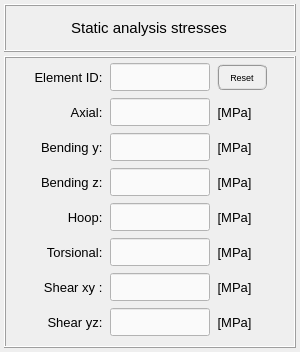
<?xml version="1.0" encoding="UTF-8"?>
<ui version="4.0">
 <class>Form</class>
 <widget class="QWidget" name="Form">
  <property name="geometry">
   <rect>
    <x>0</x>
    <y>0</y>
    <width>300</width>
    <height>352</height>
   </rect>
  </property>
  <property name="minimumSize">
   <size>
    <width>0</width>
    <height>352</height>
   </size>
  </property>
  <property name="maximumSize">
   <size>
    <width>16777215</width>
    <height>352</height>
   </size>
  </property>
  <property name="windowTitle">
   <string>Form</string>
  </property>
  <layout class="QGridLayout" name="gridLayout_3">
   <property name="leftMargin">
    <number>4</number>
   </property>
   <property name="topMargin">
    <number>4</number>
   </property>
   <property name="rightMargin">
    <number>4</number>
   </property>
   <property name="bottomMargin">
    <number>4</number>
   </property>
   <property name="spacing">
    <number>4</number>
   </property>
   <item row="0" column="0">
    <widget class="QFrame" name="frame_title">
     <property name="minimumSize">
      <size>
       <width>0</width>
       <height>48</height>
      </size>
     </property>
     <property name="maximumSize">
      <size>
       <width>16777215</width>
       <height>48</height>
      </size>
     </property>
     <property name="frameShape">
      <enum>QFrame::Box</enum>
     </property>
     <property name="frameShadow">
      <enum>QFrame::Raised</enum>
     </property>
     <layout class="QGridLayout" name="gridLayout">
      <property name="leftMargin">
       <number>0</number>
      </property>
      <property name="topMargin">
       <number>0</number>
      </property>
      <property name="rightMargin">
       <number>2</number>
      </property>
      <property name="bottomMargin">
       <number>0</number>
      </property>
      <property name="spacing">
       <number>0</number>
      </property>
      <item row="0" column="0">
       <widget class="QLabel" name="label">
        <property name="minimumSize">
         <size>
          <width>0</width>
          <height>32</height>
         </size>
        </property>
        <property name="maximumSize">
         <size>
          <width>300</width>
          <height>32</height>
         </size>
        </property>
        <property name="font">
         <font>
          <pointsize>11</pointsize>
          <weight>50</weight>
          <bold>false</bold>
         </font>
        </property>
        <property name="frameShape">
         <enum>QFrame::NoFrame</enum>
        </property>
        <property name="frameShadow">
         <enum>QFrame::Raised</enum>
        </property>
        <property name="text">
         <string>Static analysis stresses</string>
        </property>
        <property name="alignment">
         <set>Qt::AlignCenter</set>
        </property>
       </widget>
      </item>
     </layout>
    </widget>
   </item>
   <item row="1" column="0">
    <widget class="QFrame" name="frame_responses">
     <property name="minimumSize">
      <size>
       <width>0</width>
       <height>0</height>
      </size>
     </property>
     <property name="maximumSize">
      <size>
       <width>16777215</width>
       <height>16777215</height>
      </size>
     </property>
     <property name="font">
      <font>
       <pointsize>7</pointsize>
      </font>
     </property>
     <property name="frameShape">
      <enum>QFrame::Box</enum>
     </property>
     <property name="frameShadow">
      <enum>QFrame::Raised</enum>
     </property>
     <layout class="QGridLayout" name="gridLayout_2">
      <property name="leftMargin">
       <number>0</number>
      </property>
      <property name="topMargin">
       <number>0</number>
      </property>
      <property name="rightMargin">
       <number>0</number>
      </property>
      <property name="bottomMargin">
       <number>0</number>
      </property>
      <property name="horizontalSpacing">
       <number>4</number>
      </property>
      <property name="verticalSpacing">
       <number>2</number>
      </property>
      <item row="0" column="4">
       <widget class="QFrame" name="frame_4">
        <property name="frameShape">
         <enum>QFrame::NoFrame</enum>
        </property>
        <property name="frameShadow">
         <enum>QFrame::Raised</enum>
        </property>
        <layout class="QGridLayout" name="gridLayout_5">
         <property name="leftMargin">
          <number>0</number>
         </property>
         <property name="topMargin">
          <number>0</number>
         </property>
         <property name="rightMargin">
          <number>0</number>
         </property>
         <property name="bottomMargin">
          <number>0</number>
         </property>
         <property name="spacing">
          <number>0</number>
         </property>
        </layout>
       </widget>
      </item>
      <item row="0" column="2">
       <widget class="QLineEdit" name="lineEdit_element_id">
        <property name="minimumSize">
         <size>
          <width>80</width>
          <height>28</height>
         </size>
        </property>
        <property name="maximumSize">
         <size>
          <width>100</width>
          <height>28</height>
         </size>
        </property>
        <property name="sizeIncrement">
         <size>
          <width>0</width>
          <height>0</height>
         </size>
        </property>
        <property name="baseSize">
         <size>
          <width>0</width>
          <height>0</height>
         </size>
        </property>
        <property name="font">
         <font>
          <pointsize>10</pointsize>
          <weight>50</weight>
          <bold>false</bold>
         </font>
        </property>
        <property name="styleSheet">
         <string notr="true">QLineEdit{color: rgb(0, 0, 0); background-color: rgb(250, 250, 250)}
QLineEdit:disabled{color: rgb(100, 100, 100); background-color: rgb(240, 240, 240)}</string>
        </property>
        <property name="alignment">
         <set>Qt::AlignCenter</set>
        </property>
       </widget>
      </item>
      <item row="2" column="1">
       <widget class="QLabel" name="label_3">
        <property name="minimumSize">
         <size>
          <width>80</width>
          <height>28</height>
         </size>
        </property>
        <property name="maximumSize">
         <size>
          <width>80</width>
          <height>28</height>
         </size>
        </property>
        <property name="font">
         <font>
          <pointsize>10</pointsize>
          <weight>50</weight>
          <bold>false</bold>
         </font>
        </property>
        <property name="text">
         <string>Bending y: </string>
        </property>
        <property name="alignment">
         <set>Qt::AlignRight|Qt::AlignTrailing|Qt::AlignVCenter</set>
        </property>
       </widget>
      </item>
      <item row="1" column="2">
       <widget class="QLineEdit" name="lineEdit_axial_stress">
        <property name="minimumSize">
         <size>
          <width>80</width>
          <height>28</height>
         </size>
        </property>
        <property name="maximumSize">
         <size>
          <width>100</width>
          <height>28</height>
         </size>
        </property>
        <property name="sizeIncrement">
         <size>
          <width>0</width>
          <height>0</height>
         </size>
        </property>
        <property name="baseSize">
         <size>
          <width>0</width>
          <height>0</height>
         </size>
        </property>
        <property name="font">
         <font>
          <pointsize>10</pointsize>
         </font>
        </property>
        <property name="styleSheet">
         <string notr="true">QLineEdit{color: rgb(0, 0, 0); background-color: rgb(250, 250, 250)}
QLineEdit:disabled{color: rgb(100, 100, 100); background-color: rgb(240, 240, 240)}</string>
        </property>
        <property name="alignment">
         <set>Qt::AlignCenter</set>
        </property>
       </widget>
      </item>
      <item row="4" column="2">
       <widget class="QLineEdit" name="lineEdit_hoop_stress">
        <property name="minimumSize">
         <size>
          <width>80</width>
          <height>28</height>
         </size>
        </property>
        <property name="maximumSize">
         <size>
          <width>100</width>
          <height>28</height>
         </size>
        </property>
        <property name="sizeIncrement">
         <size>
          <width>0</width>
          <height>0</height>
         </size>
        </property>
        <property name="baseSize">
         <size>
          <width>0</width>
          <height>0</height>
         </size>
        </property>
        <property name="font">
         <font>
          <pointsize>10</pointsize>
         </font>
        </property>
        <property name="styleSheet">
         <string notr="true">QLineEdit{color: rgb(0, 0, 0); background-color: rgb(250, 250, 250)}
QLineEdit:disabled{color: rgb(100, 100, 100); background-color: rgb(240, 240, 240)}</string>
        </property>
        <property name="alignment">
         <set>Qt::AlignCenter</set>
        </property>
       </widget>
      </item>
      <item row="0" column="3">
       <widget class="QFrame" name="frame">
        <property name="minimumSize">
         <size>
          <width>60</width>
          <height>28</height>
         </size>
        </property>
        <property name="maximumSize">
         <size>
          <width>60</width>
          <height>28</height>
         </size>
        </property>
        <property name="frameShape">
         <enum>QFrame::NoFrame</enum>
        </property>
        <property name="frameShadow">
         <enum>QFrame::Raised</enum>
        </property>
        <layout class="QGridLayout" name="gridLayout_6">
         <property name="leftMargin">
          <number>0</number>
         </property>
         <property name="topMargin">
          <number>0</number>
         </property>
         <property name="rightMargin">
          <number>4</number>
         </property>
         <property name="bottomMargin">
          <number>0</number>
         </property>
         <property name="spacing">
          <number>0</number>
         </property>
         <item row="0" column="0">
          <widget class="QPushButton" name="pushButton_reset">
           <property name="minimumSize">
            <size>
             <width>50</width>
             <height>26</height>
            </size>
           </property>
           <property name="maximumSize">
            <size>
             <width>50</width>
             <height>26</height>
            </size>
           </property>
           <property name="styleSheet">
            <string notr="true">QPushButton{border-radius: 6px; border-color: rgb(150, 150, 150); border-style: ridge; border-width: 2px; color: rgb(0, 0, 0); background-color: rgb(240, 240, 240); font: 75 10pt &quot;MS Shell Dlg 2&quot;}
QPushButton:hover{border-radius: 6px; border-color: rgb(0, 170, 255); border-style: ridge; border-width: 2px; color: rgb(0, 0, 0); background-color: rgba(174, 213, 255, 100); font: 75 10pt &quot;MS Shell Dlg 2&quot;}
QPushButton:pressed{border-radius: 6px; border-color: rgb(0, 170, 255); border-style: ridge; border-width: 3px; color: rgb(0, 0, 0); background-color: rgb(174, 213, 255); font: 75 10pt &quot;MS Shell Dlg 2&quot;}</string>
           </property>
           <property name="text">
            <string>Reset</string>
           </property>
          </widget>
         </item>
        </layout>
       </widget>
      </item>
      <item row="2" column="2">
       <widget class="QLineEdit" name="lineEdit_bending_stress_y">
        <property name="minimumSize">
         <size>
          <width>80</width>
          <height>28</height>
         </size>
        </property>
        <property name="maximumSize">
         <size>
          <width>100</width>
          <height>28</height>
         </size>
        </property>
        <property name="sizeIncrement">
         <size>
          <width>0</width>
          <height>0</height>
         </size>
        </property>
        <property name="baseSize">
         <size>
          <width>0</width>
          <height>0</height>
         </size>
        </property>
        <property name="font">
         <font>
          <pointsize>10</pointsize>
         </font>
        </property>
        <property name="styleSheet">
         <string notr="true">QLineEdit{color: rgb(0, 0, 0); background-color: rgb(250, 250, 250)}
QLineEdit:disabled{color: rgb(100, 100, 100); background-color: rgb(240, 240, 240)}</string>
        </property>
        <property name="alignment">
         <set>Qt::AlignCenter</set>
        </property>
       </widget>
      </item>
      <item row="1" column="1">
       <widget class="QLabel" name="label_2">
        <property name="minimumSize">
         <size>
          <width>80</width>
          <height>28</height>
         </size>
        </property>
        <property name="maximumSize">
         <size>
          <width>80</width>
          <height>28</height>
         </size>
        </property>
        <property name="font">
         <font>
          <pointsize>10</pointsize>
          <weight>50</weight>
          <bold>false</bold>
         </font>
        </property>
        <property name="text">
         <string>Axial: </string>
        </property>
        <property name="alignment">
         <set>Qt::AlignRight|Qt::AlignTrailing|Qt::AlignVCenter</set>
        </property>
       </widget>
      </item>
      <item row="4" column="1">
       <widget class="QLabel" name="label_5">
        <property name="minimumSize">
         <size>
          <width>80</width>
          <height>28</height>
         </size>
        </property>
        <property name="maximumSize">
         <size>
          <width>80</width>
          <height>28</height>
         </size>
        </property>
        <property name="font">
         <font>
          <pointsize>10</pointsize>
          <weight>50</weight>
          <bold>false</bold>
         </font>
        </property>
        <property name="text">
         <string>Hoop: </string>
        </property>
        <property name="alignment">
         <set>Qt::AlignRight|Qt::AlignTrailing|Qt::AlignVCenter</set>
        </property>
       </widget>
      </item>
      <item row="4" column="3">
       <widget class="QLabel" name="label_18">
        <property name="minimumSize">
         <size>
          <width>60</width>
          <height>28</height>
         </size>
        </property>
        <property name="maximumSize">
         <size>
          <width>60</width>
          <height>28</height>
         </size>
        </property>
        <property name="font">
         <font>
          <pointsize>10</pointsize>
          <weight>50</weight>
          <bold>false</bold>
         </font>
        </property>
        <property name="text">
         <string> [MPa]</string>
        </property>
        <property name="alignment">
         <set>Qt::AlignLeading|Qt::AlignLeft|Qt::AlignVCenter</set>
        </property>
       </widget>
      </item>
      <item row="3" column="3">
       <widget class="QLabel" name="label_19">
        <property name="minimumSize">
         <size>
          <width>60</width>
          <height>28</height>
         </size>
        </property>
        <property name="maximumSize">
         <size>
          <width>60</width>
          <height>28</height>
         </size>
        </property>
        <property name="font">
         <font>
          <pointsize>10</pointsize>
          <weight>50</weight>
          <bold>false</bold>
         </font>
        </property>
        <property name="text">
         <string> [MPa]</string>
        </property>
        <property name="alignment">
         <set>Qt::AlignLeading|Qt::AlignLeft|Qt::AlignVCenter</set>
        </property>
       </widget>
      </item>
      <item row="6" column="3">
       <widget class="QLabel" name="label_16">
        <property name="minimumSize">
         <size>
          <width>60</width>
          <height>28</height>
         </size>
        </property>
        <property name="maximumSize">
         <size>
          <width>60</width>
          <height>28</height>
         </size>
        </property>
        <property name="font">
         <font>
          <pointsize>10</pointsize>
          <weight>50</weight>
          <bold>false</bold>
         </font>
        </property>
        <property name="text">
         <string> [MPa]</string>
        </property>
        <property name="alignment">
         <set>Qt::AlignLeading|Qt::AlignLeft|Qt::AlignVCenter</set>
        </property>
       </widget>
      </item>
      <item row="5" column="3">
       <widget class="QLabel" name="label_17">
        <property name="minimumSize">
         <size>
          <width>60</width>
          <height>28</height>
         </size>
        </property>
        <property name="maximumSize">
         <size>
          <width>60</width>
          <height>28</height>
         </size>
        </property>
        <property name="font">
         <font>
          <pointsize>10</pointsize>
          <weight>50</weight>
          <bold>false</bold>
         </font>
        </property>
        <property name="text">
         <string> [MPa]</string>
        </property>
        <property name="alignment">
         <set>Qt::AlignLeading|Qt::AlignLeft|Qt::AlignVCenter</set>
        </property>
       </widget>
      </item>
      <item row="2" column="3">
       <widget class="QLabel" name="label_20">
        <property name="minimumSize">
         <size>
          <width>60</width>
          <height>28</height>
         </size>
        </property>
        <property name="maximumSize">
         <size>
          <width>60</width>
          <height>28</height>
         </size>
        </property>
        <property name="font">
         <font>
          <pointsize>10</pointsize>
          <weight>50</weight>
          <bold>false</bold>
         </font>
        </property>
        <property name="text">
         <string> [MPa]</string>
        </property>
        <property name="alignment">
         <set>Qt::AlignLeading|Qt::AlignLeft|Qt::AlignVCenter</set>
        </property>
       </widget>
      </item>
      <item row="1" column="3">
       <widget class="QLabel" name="label_21">
        <property name="minimumSize">
         <size>
          <width>60</width>
          <height>28</height>
         </size>
        </property>
        <property name="maximumSize">
         <size>
          <width>60</width>
          <height>28</height>
         </size>
        </property>
        <property name="font">
         <font>
          <pointsize>10</pointsize>
          <weight>50</weight>
          <bold>false</bold>
         </font>
        </property>
        <property name="text">
         <string> [MPa]</string>
        </property>
        <property name="alignment">
         <set>Qt::AlignLeading|Qt::AlignLeft|Qt::AlignVCenter</set>
        </property>
       </widget>
      </item>
      <item row="7" column="3">
       <widget class="QLabel" name="label_13">
        <property name="minimumSize">
         <size>
          <width>60</width>
          <height>28</height>
         </size>
        </property>
        <property name="maximumSize">
         <size>
          <width>60</width>
          <height>28</height>
         </size>
        </property>
        <property name="font">
         <font>
          <pointsize>10</pointsize>
          <weight>50</weight>
          <bold>false</bold>
         </font>
        </property>
        <property name="text">
         <string> [MPa]</string>
        </property>
        <property name="alignment">
         <set>Qt::AlignLeading|Qt::AlignLeft|Qt::AlignVCenter</set>
        </property>
       </widget>
      </item>
      <item row="6" column="1">
       <widget class="QLabel" name="label_6">
        <property name="minimumSize">
         <size>
          <width>80</width>
          <height>28</height>
         </size>
        </property>
        <property name="maximumSize">
         <size>
          <width>80</width>
          <height>28</height>
         </size>
        </property>
        <property name="font">
         <font>
          <pointsize>10</pointsize>
          <weight>50</weight>
          <bold>false</bold>
         </font>
        </property>
        <property name="text">
         <string>Shear xy : </string>
        </property>
        <property name="alignment">
         <set>Qt::AlignRight|Qt::AlignTrailing|Qt::AlignVCenter</set>
        </property>
       </widget>
      </item>
      <item row="7" column="1">
       <widget class="QLabel" name="label_7">
        <property name="minimumSize">
         <size>
          <width>80</width>
          <height>28</height>
         </size>
        </property>
        <property name="maximumSize">
         <size>
          <width>80</width>
          <height>28</height>
         </size>
        </property>
        <property name="font">
         <font>
          <pointsize>10</pointsize>
          <weight>50</weight>
          <bold>false</bold>
         </font>
        </property>
        <property name="text">
         <string>Shear yz: </string>
        </property>
        <property name="alignment">
         <set>Qt::AlignRight|Qt::AlignTrailing|Qt::AlignVCenter</set>
        </property>
       </widget>
      </item>
      <item row="3" column="1">
       <widget class="QLabel" name="label_4">
        <property name="minimumSize">
         <size>
          <width>80</width>
          <height>28</height>
         </size>
        </property>
        <property name="maximumSize">
         <size>
          <width>80</width>
          <height>28</height>
         </size>
        </property>
        <property name="font">
         <font>
          <pointsize>10</pointsize>
          <weight>50</weight>
          <bold>false</bold>
         </font>
        </property>
        <property name="text">
         <string>Bending z: </string>
        </property>
        <property name="alignment">
         <set>Qt::AlignRight|Qt::AlignTrailing|Qt::AlignVCenter</set>
        </property>
       </widget>
      </item>
      <item row="5" column="2">
       <widget class="QLineEdit" name="lineEdit_torsional_stress">
        <property name="minimumSize">
         <size>
          <width>80</width>
          <height>28</height>
         </size>
        </property>
        <property name="maximumSize">
         <size>
          <width>100</width>
          <height>28</height>
         </size>
        </property>
        <property name="sizeIncrement">
         <size>
          <width>0</width>
          <height>0</height>
         </size>
        </property>
        <property name="baseSize">
         <size>
          <width>0</width>
          <height>0</height>
         </size>
        </property>
        <property name="font">
         <font>
          <pointsize>10</pointsize>
         </font>
        </property>
        <property name="styleSheet">
         <string notr="true">QLineEdit{color: rgb(0, 0, 0); background-color: rgb(250, 250, 250)}
QLineEdit:disabled{color: rgb(100, 100, 100); background-color: rgb(240, 240, 240)}</string>
        </property>
        <property name="alignment">
         <set>Qt::AlignCenter</set>
        </property>
       </widget>
      </item>
      <item row="5" column="1">
       <widget class="QLabel" name="label_15">
        <property name="minimumSize">
         <size>
          <width>80</width>
          <height>28</height>
         </size>
        </property>
        <property name="maximumSize">
         <size>
          <width>80</width>
          <height>28</height>
         </size>
        </property>
        <property name="font">
         <font>
          <pointsize>10</pointsize>
          <weight>50</weight>
          <bold>false</bold>
         </font>
        </property>
        <property name="text">
         <string>Torsional: </string>
        </property>
        <property name="alignment">
         <set>Qt::AlignRight|Qt::AlignTrailing|Qt::AlignVCenter</set>
        </property>
       </widget>
      </item>
      <item row="7" column="2">
       <widget class="QLineEdit" name="lineEdit_shear_stress_yz">
        <property name="minimumSize">
         <size>
          <width>80</width>
          <height>28</height>
         </size>
        </property>
        <property name="maximumSize">
         <size>
          <width>100</width>
          <height>28</height>
         </size>
        </property>
        <property name="sizeIncrement">
         <size>
          <width>0</width>
          <height>0</height>
         </size>
        </property>
        <property name="baseSize">
         <size>
          <width>0</width>
          <height>0</height>
         </size>
        </property>
        <property name="font">
         <font>
          <pointsize>10</pointsize>
         </font>
        </property>
        <property name="styleSheet">
         <string notr="true">QLineEdit{color: rgb(0, 0, 0); background-color: rgb(250, 250, 250)}
QLineEdit:disabled{color: rgb(100, 100, 100); background-color: rgb(240, 240, 240)}</string>
        </property>
        <property name="alignment">
         <set>Qt::AlignCenter</set>
        </property>
       </widget>
      </item>
      <item row="0" column="1">
       <widget class="QLabel" name="label_14">
        <property name="minimumSize">
         <size>
          <width>80</width>
          <height>28</height>
         </size>
        </property>
        <property name="maximumSize">
         <size>
          <width>80</width>
          <height>28</height>
         </size>
        </property>
        <property name="font">
         <font>
          <pointsize>10</pointsize>
          <weight>50</weight>
          <bold>false</bold>
         </font>
        </property>
        <property name="text">
         <string>Element ID: </string>
        </property>
        <property name="alignment">
         <set>Qt::AlignRight|Qt::AlignTrailing|Qt::AlignVCenter</set>
        </property>
       </widget>
      </item>
      <item row="6" column="2">
       <widget class="QLineEdit" name="lineEdit_shear_stress_xy">
        <property name="minimumSize">
         <size>
          <width>80</width>
          <height>28</height>
         </size>
        </property>
        <property name="maximumSize">
         <size>
          <width>100</width>
          <height>28</height>
         </size>
        </property>
        <property name="sizeIncrement">
         <size>
          <width>0</width>
          <height>0</height>
         </size>
        </property>
        <property name="baseSize">
         <size>
          <width>0</width>
          <height>0</height>
         </size>
        </property>
        <property name="font">
         <font>
          <pointsize>10</pointsize>
         </font>
        </property>
        <property name="styleSheet">
         <string notr="true">QLineEdit{color: rgb(0, 0, 0); background-color: rgb(250, 250, 250)}
QLineEdit:disabled{color: rgb(100, 100, 100); background-color: rgb(240, 240, 240)}</string>
        </property>
        <property name="alignment">
         <set>Qt::AlignCenter</set>
        </property>
       </widget>
      </item>
      <item row="3" column="2">
       <widget class="QLineEdit" name="lineEdit_bending_stress_z">
        <property name="minimumSize">
         <size>
          <width>80</width>
          <height>28</height>
         </size>
        </property>
        <property name="maximumSize">
         <size>
          <width>100</width>
          <height>28</height>
         </size>
        </property>
        <property name="sizeIncrement">
         <size>
          <width>0</width>
          <height>0</height>
         </size>
        </property>
        <property name="baseSize">
         <size>
          <width>0</width>
          <height>0</height>
         </size>
        </property>
        <property name="font">
         <font>
          <pointsize>10</pointsize>
         </font>
        </property>
        <property name="styleSheet">
         <string notr="true">QLineEdit{color: rgb(0, 0, 0); background-color: rgb(250, 250, 250)}
QLineEdit:disabled{color: rgb(100, 100, 100); background-color: rgb(240, 240, 240)}</string>
        </property>
        <property name="alignment">
         <set>Qt::AlignCenter</set>
        </property>
       </widget>
      </item>
      <item row="0" column="0">
       <widget class="QFrame" name="frame_3">
        <property name="minimumSize">
         <size>
          <width>0</width>
          <height>0</height>
         </size>
        </property>
        <property name="maximumSize">
         <size>
          <width>48</width>
          <height>16777215</height>
         </size>
        </property>
        <property name="frameShape">
         <enum>QFrame::NoFrame</enum>
        </property>
        <property name="frameShadow">
         <enum>QFrame::Raised</enum>
        </property>
       </widget>
      </item>
     </layout>
    </widget>
   </item>
  </layout>
 </widget>
 <resources/>
 <connections/>
</ui>
